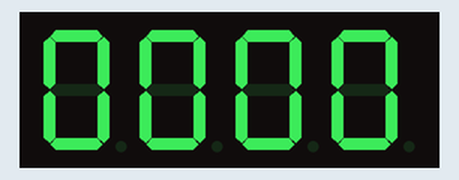
Bench run of a sketch on a simulated Arduino Uno, built with avr-gcc and run on an emulated ATmega328P. Parts: 4-digit seven-segment display. Wiring (inferred from the names in the program): 4-digit 7-segment display, segments lit when HIGH: segments pin 9, pin 3, pin 5, pin 7, pin 8, pin 2, pin 4, pin 6; digit selects pin 10, pin 11, pin 12, pin 13. The segment pins are drawn as the display they are named for.

Above: at 0.1 s.
At 16.2 s:
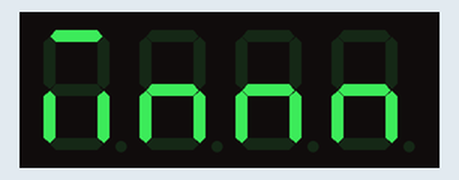
At 18.2 s:
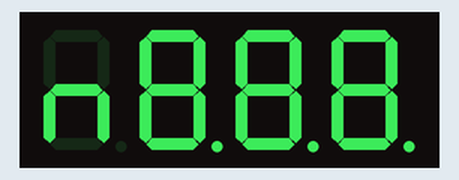
At 20.2 s:
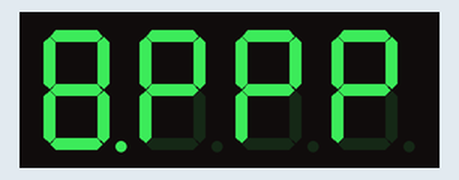
At 22.3 s:
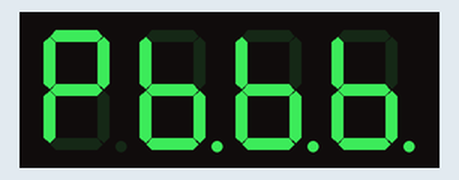
At 38.4 s:
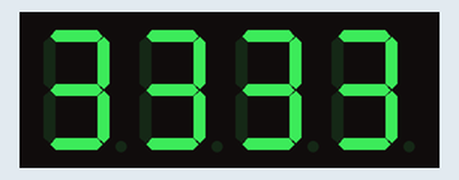

Measured:
- what the display in image 0 shows lasts 1.1 s, from 0.0 s to 1.1 s

The sketch:

CountTo16WithError.ino
```cpp
//const int segmentPins[] = {2, 3, 4, 5, 6, 7, 8, 9}; // A, B, C, D, E, F, G, DP
//const int digitPins[] = {10, 11, 12, 13}; // D1, D2, D3, D4

const int segmentPins[] = {9, 3, 5, 7, 8, 2, 4, 6}; // A, B, C, D, E, F, G, DP
const int digitPins[] = {10, 11, 12, 13}; // D1, D2, D3, D4

const byte numbers[16][8] = {
  {1,1,1,1,1,1,0,0}, // 0
  {0,1,1,0,0,0,0,0}, // 1
  {1,1,0,1,1,0,1,0}, // 2
  {1,1,1,1,0,0,1,0}, // 3
  {0,1,1,0,0,1,1,0}, // 4
  {1,0,1,1,0,1,1,0}, // 5
  {1,0,1,1,1,1,1,0}, // 6
  {1,1,1,0,0,0,0,0}, // 7
  {1,1,1,1,1,1,1,0}, // 8
  {1,1,1,1,0,1,1,0}, // 9
  {1,1,1,0,1,1,1,0}, // A
  {0,0,1,1,1,1,1,0}, // B
  {1,0,0,1,1,1,0,0}, // C
  {0,1,1,1,1,0,1,0}, // D
  {1,0,0,1,1,1,1,0}, // E
  {1,0,0,0,1,1,1,0} // F
};

void setup() {
  for (int i = 0; i < 8; i++) {
    pinMode(segmentPins[i], OUTPUT);
  }
  for (int i = 0; i < 4; i++) {
    pinMode(digitPins[i], OUTPUT);
    digitalWrite(digitPins[i], HIGH); // Turn off digits
  }
}

void displayNumber(int number) {
  for (int i = 0; i < 4; i++) {
    digitalWrite(digitPins[i], LOW); // Enable current digit
    for (int j = 0; j < 8; j++) {
      digitalWrite(segmentPins[j], numbers[number % 16][j]);
    }
    delay(5); // Short delay
    digitalWrite(digitPins[i], HIGH); // Disable current digit
    number /= 16;
  }
}

void loop() {
  int numbers[] = {0x0000, 0x1111, 0x2222, 0x3333, 0x4444, 0x5555, 0x6666, 0x7777, 0x8888, 0x9999, 0xAAAA, 0xBBBB, 0xCCCC, 0xDDDD, 0xEEEE, 0xFFFF};
  for (int k = 0; k < 16; k++) {
    for (int aa = 0; aa < 50; aa++) {
      displayNumber(numbers[k]);
    }
    delay(1000);
  }
}
```
